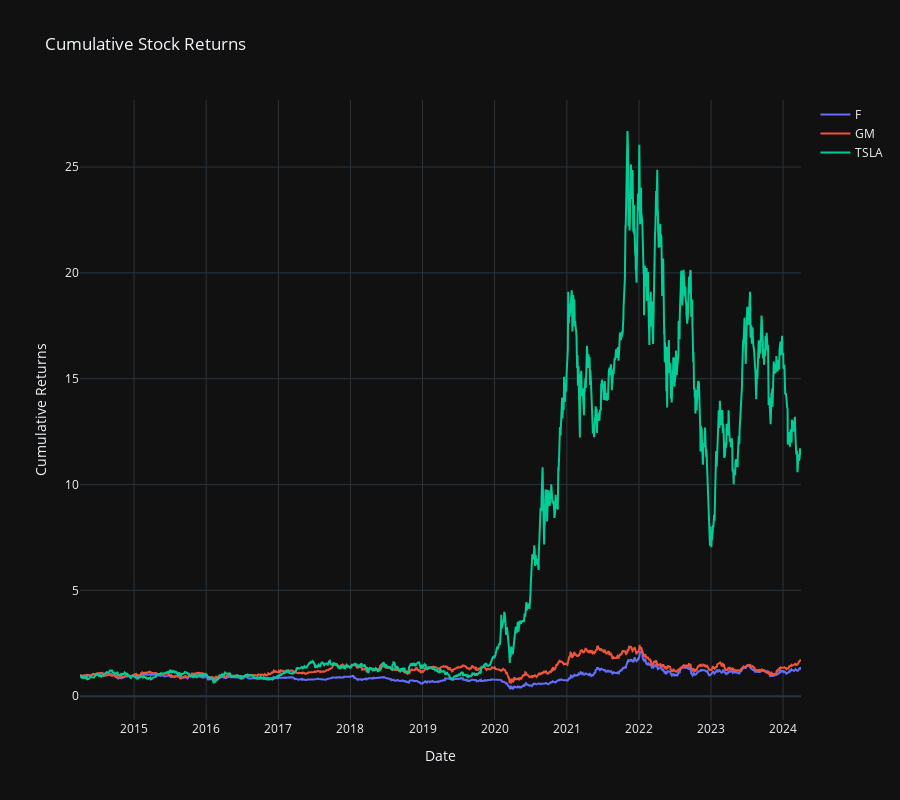

This figure's notebook cell:
### Code cell
import plotly.graph_objects as go

stock_data = {}

# Download data for each stock
for ticker in tickers:
    stock_data[ticker] = yf.download(ticker, period='10y', interval='1d')

# Create a trace for each stock
traces = []
for ticker in tickers:
    data = stock_data[ticker]['Adj Close']
    cumulative_returns = (1 + data.pct_change()).cumprod()
    trace = go.Scatter(x=cumulative_returns.index, y=cumulative_returns.values, mode='lines', name=ticker)
    traces.append(trace)

# Create a layout
layout = go.Layout(
    title='Cumulative Stock Returns',
    template = 'plotly_dark',
    xaxis=dict(title='Date'),
    yaxis=dict(title='Cumulative Returns'),
    hovermode='closest',
    height=800
)

# Create the figure and plot
fig = go.Figure(data=traces, layout=layout)
fig.show()

### Figure 1 — Plotly figure (JSON) as saved in the notebook; plotly's stock layout.template omitted (floating-point values rounded to 4 significant figures; data arrays with more than 128 entries replaced by an {"elided": "..."} marker saying what was removed)
{"data": [{"mode": "lines", "name": "F", "type": "scatter", "x": {"elided": "2516 str values"}, "y": {"elided": "2516 float values"}}, {"mode": "lines", "name": "GM", "type": "scatter", "x": {"elided": "2516 str values"}, "y": {"elided": "2516 float values"}}, {"mode": "lines", "name": "TSLA", "type": "scatter", "x": {"elided": "2516 str values"}, "y": {"elided": "2516 float values"}}], "layout": {"height": 800, "hovermode": "closest", "title": {"text": "Cumulative Stock Returns"}, "xaxis": {"title": {"text": "Date"}}, "yaxis": {"title": {"text": "Cumulative Returns"}}}}
